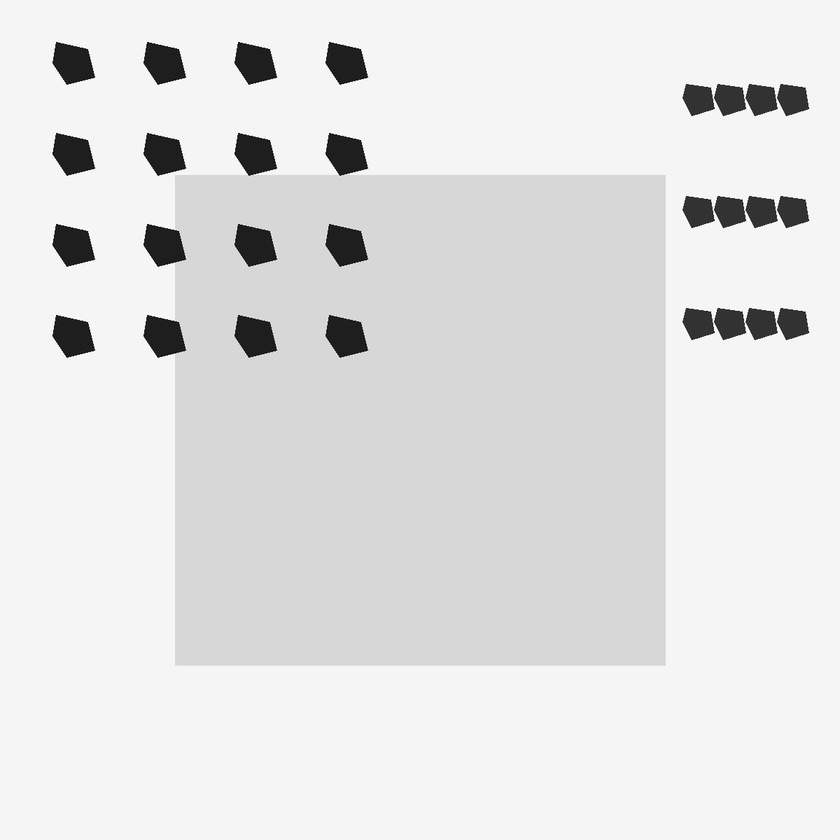
#> input picture data/raw/smoke/board.jpg, 840 x 840 px, shrunk from 1200 x 1200 before the run
$ python -i vision.py   (imports and definitions only)
#> lines starting #> are read from the running program, lines starting #| are printed output that depends on the picture; after the words box and inside, x2 and y2 are one past the last pixel; in counts of white or black regions, pixels touching at a corner belong together
#> further down, picture is the input picture: shape (840, 840, 3); min 0, max 255, mean 226.3
from __future__ import annotations

from dataclasses import dataclass
from pathlib import Path

import cv2
import numpy as np

from app.models.schemas import (
    BoardCapturePayload,
    BoardCaptureRecord,
    BoundingBox,
    GapQueryPayload,
    GapQueryRecord,
    MatchCandidate,
    PieceProposal,
    PieceScanPayload,
    Point,
    QueryTarget,
)


DESCRIPTOR_LENGTH = 64
ALIGNMENT_POINT_COUNT = 64
MIN_COMPONENT_AREA_RATIO = 0.0002
CLUSTER_AREA_RATIO = 0.02
LOW_CONFIDENCE_THRESHOLD = 0.55
HIGH_CONFIDENCE_THRESHOLD = 0.82


# [6 lines that did not run here, left out]


# [7 lines that did not run here, left out]


# [3 lines that did not run here, left out]


# [134 lines left out: functions read_image_dimensions, analyze_board_capture, analyze_gap_query, analyze_piece_scan, not called in this run]


def _decode_image(content: bytes) -> np.ndarray | None:
    array = np.frombuffer(content, dtype=np.uint8)
    return cv2.imdecode(array, cv2.IMREAD_COLOR)


# [7 lines left out: function _read_image, not called in this run]


def _normalized_points_to_pixels(points, width: int, height: int) -> np.ndarray:
    return np.array([[point.x * width, point.y * height] for point in points], dtype=np.float32)


# [27 lines left out: functions _order_quad, _rectify_board, not called in this run]


def _preprocess_for_edges(image: np.ndarray) -> np.ndarray:
    gray = cv2.cvtColor(image, cv2.COLOR_BGR2GRAY)
    clahe = cv2.createCLAHE(clipLimit=2.0, tileGridSize=(8, 8))
    normalized = clahe.apply(gray)
    return cv2.GaussianBlur(normalized, (5, 5), 0)


# [60 lines that did not run here, left out]


# [61 lines that did not run here, left out]


def _largest_contour(image: np.ndarray) -> np.ndarray | None:
    blurred = _preprocess_for_edges(image)
    edges = cv2.Canny(blurred, 45, 120)
    kernel = np.ones((3, 3), np.uint8)
    closed = cv2.morphologyEx(edges, cv2.MORPH_CLOSE, kernel, iterations=2)
    contours, _ = cv2.findContours(closed, cv2.RETR_EXTERNAL, cv2.CHAIN_APPROX_SIMPLE)
    contours = [contour for contour in contours if cv2.contourArea(contour) > 24.0]
    if not contours:
        return None
    return max(contours, key=cv2.contourArea)


def _best_gap_contour(image: np.ndarray) -> np.ndarray | None:
    blurred = _preprocess_for_edges(image)
    edges = cv2.Canny(blurred, 45, 120)
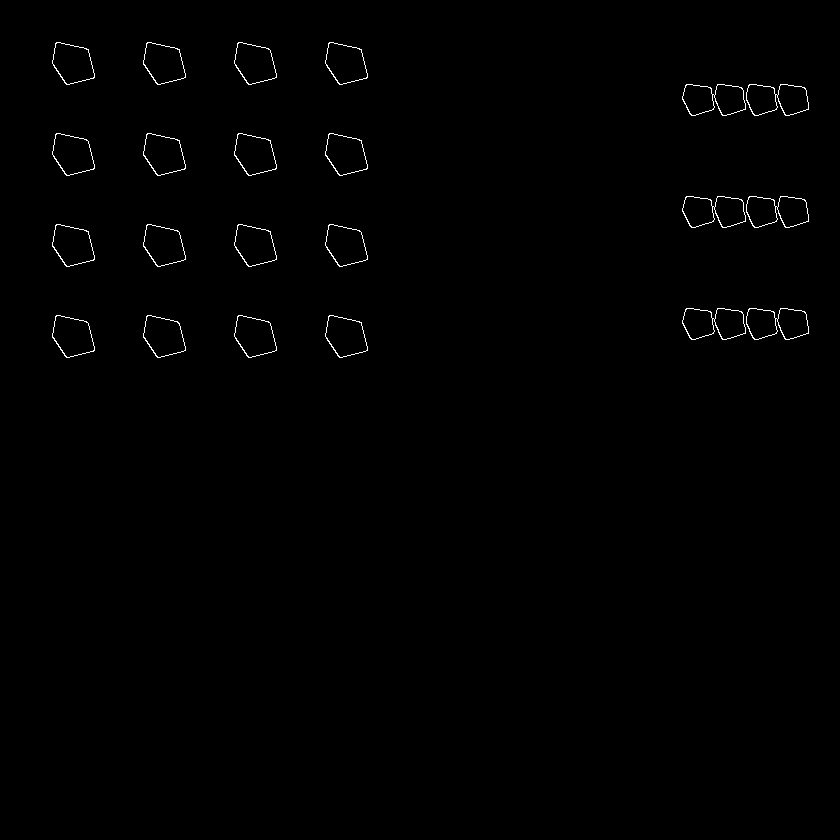
#> edges: shape (840, 840); 0.52% white in thin lines or dots, all inside (x1, y1, x2, y2) = (52, 42, 809, 358)
    kernel = np.ones((3, 3), np.uint8)
    closed = cv2.morphologyEx(edges, cv2.MORPH_CLOSE, kernel, iterations=2)
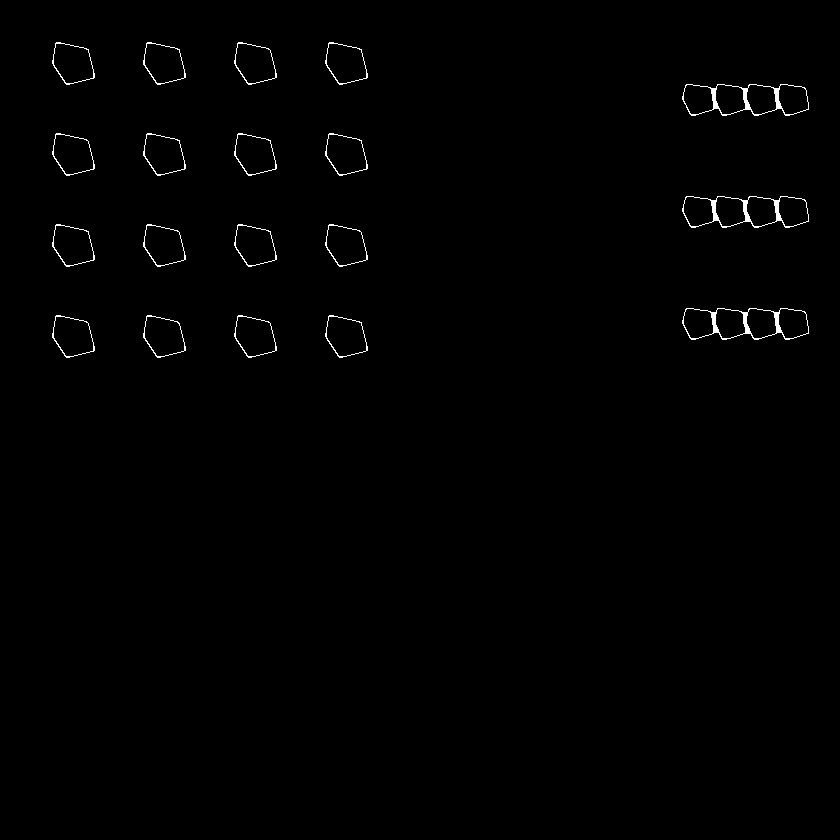
#> closed: shape (840, 840); 0.63% white in thin lines or dots, all inside (x1, y1, x2, y2) = (52, 42, 809, 358)
    contours, _ = cv2.findContours(closed, cv2.RETR_EXTERNAL, cv2.CHAIN_APPROX_SIMPLE)
#> contours = 19 contours; largest, box (x1, y1, x2, y2) and area: (682, 196, 809, 228) 3207, (682, 308, 809, 340) 3206, (682, 84, 809, 116) 3205, (52, 224, 95, 267) 1279, (325, 133, 368, 176) 1279
    contours = [contour for contour in contours if cv2.contourArea(contour) > 24.0]
    if not contours:
        return None

    height, width = image.shape[:2]
#> height = 840; width = 840
    center = np.array([width / 2.0, height / 2.0], dtype=np.float32)
#> center = [420, 420]
    best_score = -1.0
    best_contour = None
    image_area = float(width * height)
#> image_area = 705600
    for contour in contours:
        area = cv2.contourArea(contour)
        moments = cv2.moments(contour)
        if moments["m00"] == 0:
            continue
        centroid = np.array(
            [moments["m10"] / moments["m00"], moments["m01"] / moments["m00"]],
            dtype=np.float32,
        )
        center_distance = np.linalg.norm(centroid - center) / max(np.linalg.norm(center), 1.0)
        area_score = min(1.0, area / max(image_area * 0.01, 1.0))
        score = area_score * 0.65 + (1.0 - min(center_distance, 1.0)) * 0.35
        if score > best_score:
            best_score = score
            best_contour = contour
#> this loop made 19 passes
#> (area, centroid, center_distance, area_score, score, best_score) on passes 1, 5: (1276, [345.3, 335.9], 0.189, 0.181, 0.401, 0.401), (3206, [745, 322.8], 0.571, 0.454, 0.445, 0.445)
#> (area, centroid, center_distance, area_score, score) on passes 2, 3, 4, 6, 7, 8: (1275.5, [254.3, 335.9], 0.313, 0.181, 0.358), (1276.5, [163.3, 335.9], 0.455, 0.181, 0.308), (1278.5, [72.32, 335.9], 0.602, 0.181, 0.257), (1276.5, [345.3, 244.9], 0.32, 0.181, 0.355), (1277, [254.3, 244.9], 0.406, 0.181, 0.326), (1276.5, [163.3, 244.9], 0.523, 0.181, 0.285)
#> after the loop, best_contour = contour of 151 points, box (x1, y1, x2, y2) (682, 308, 809, 340), area 3206; best_score = 0.445
    return best_contour


# [251 lines left out: functions _contour_signature, _extract_contour_features, _normalized_contour_points, _resample_closed_contour, _signature_similarity, _contour_alignment_similarity and 7 more, not called in this run]

>>> import cv2
>>> picture = cv2.imread('../../../data/raw/smoke/board.jpg')
>>> result = _best_gap_contour(picture)
#> result has the same summary as best_contour in _best_gap_contour
